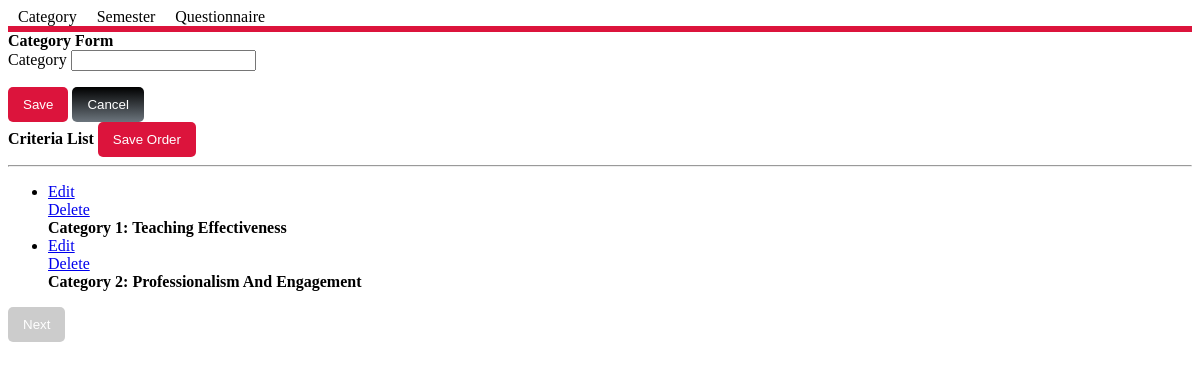
Screenshot of /admin/category.php with the database file from the repository.
### tables this page shows
CREATE TABLE `criteria_list` (
  `id` int(30) NOT NULL,
  `criteria` text NOT NULL,
  `order_by` int(30) NOT NULL
);

### admin/category.php (the view, shortened to what this page needs)
<?php include 'db_connect.php' ?>
<div class="nav-bar">
    <a href="./index.php?page=category" class="nav-link nav-category <?php echo (isset($_GET['page']) && $_GET['page'] == 'category') ? 'active' : ''; ?>">Category</a>
    <a href="./index.php?page=semester" class="nav-link nav-semester <?php echo (isset($_GET['page']) && $_GET['page'] == 'semester') ? 'active' : ''; ?>">Semester</a>
    <a href="#" class="nav-link nav-questionnaire <?php echo (isset($_GET['page']) && $_GET['page'] == 'questionnaire') ? 'active' : ''; ?>" id="questionnaireLink">Questionnaire</a>
</div>
<div class="col-lg-12">
    <div class="card card-outline card-primary">
        <div class="card-body">
            <div class="container-fluid">
                <div class="row">
                    <div class="col-md-4">
                        <div class="card card-outline card-info">
                            <div class="card-header"><b>Category Form</b></div>
                            <div class="card-body">
                                <form action="" id="manage-criteria">
                                    <div class="form-group">
                                        <label for="">Category</label>
                                        <input type="text" name="criteria" class="form-control form-control-sm">
                                    </div>
                                </form>
                            </div>
                            <div class="card-footer">
                                <div class="d-flex justify-content-end w-100">
                                    <button class="btn btn-sm btn-primary btn-flat bg-gradient-primary mx-1" form="manage-criteria">Save</button>
                                    <button class="btn btn-sm btn-flat btn-secondary bg-gradient-secondary mx-1" form="manage-criteria" type="reset">Cancel</button>
                                </div>
                            </div>
                        </div>
                    </div>
                    <div class="col-md-8">
                        <div class="callout callout-info">
                            <?php
                                $qry = $conn->query("SELECT * FROM criteria_list ORDER BY ABS(order_by) ASC");
                                if($qry->num_rows > 0):
                            ?>
                            <div class="d-flex justify-content-between w-100">
                                <label for=""><b>Criteria List</b></label>
                                <button class="btn btn-sm btn-primary btn-flat bg-gradient-primary mx-1" form="order-criteria">Save Order</button>
                            </div>
                            <hr>
                            <form action="" id="order-criteria">
                                <ul class="list-group btn col-md-8" id="ui-sortable-list">
                                    <?php
                                    while($row = $qry->fetch_assoc()):
                                    ?>
                                    <li class="list-group-item text-left">
                                        <span class="btn-group dropright float-right">
                                            <div class="dropdown-menu">
                                                <a class="dropdown-item edit_criteria" href="javascript:void(0)" data-id="<?php echo $row['id'] ?>">Edit</a>
                                                <a class="dropdown-item delete_criteria" href="javascript:void(0)" data-id="<?php echo $row['id'] ?>">Delete</a>
                                            </div>
                                        </span>
                                        <i class="fa fa-bars"></i><span style="font-weight: bold;"> <?php echo ucwords($row['criteria']) ?></span>
                                    </li>
                                    <?php endwhile; ?>
                                </ul>
                            </form>
                            <?php else: ?>
                                <center>There's no criteria in the database yet</center>
                            <?php endif; ?>
                        </div>
                    </div>
                </div>
                <button id="nextToQuestionnaire" class="nextButton" disabled>Next</button>
            </div>
        </div>
    </div>
</div>

### admin/category.php (style rules this page uses)
.card-header { background-color: transparent; border-bottom: none; }
.nav-bar { display: flex; }
.nav-link { margin: 0 10px; text-decoration: none; color: black; }
.card button { padding: 10px 15px; background-color: #dc143c; color: white; border: none; border-radius: 5px; cursor: pointer; transition: background-color 0.3s ease; }
.card button:disabled { background-color: #ccc; cursor: not-allowed; }
.bg-gradient-primary { background: #dc143c linear-gradient(180deg, #dc143c, #dc143c) repeat-x !important; color: #fff; }
.bg-gradient-secondary { background: #000000 linear-gradient(180deg, #000000, #6c757d) repeat-x !important; color: #fff; }
.card-info.card-outline { border-top: 3px solid #dc143c; }
.callout.callout-info { border-left-color: #dc143c; }
.card-primary.card-outline { border-top: 3px solid #dc143c; }

### rows the page displays
criteria_list: criteria "Category 1: Teaching Effectiveness"
criteria_list: criteria "Category 2: Professionalism And Engagement"
